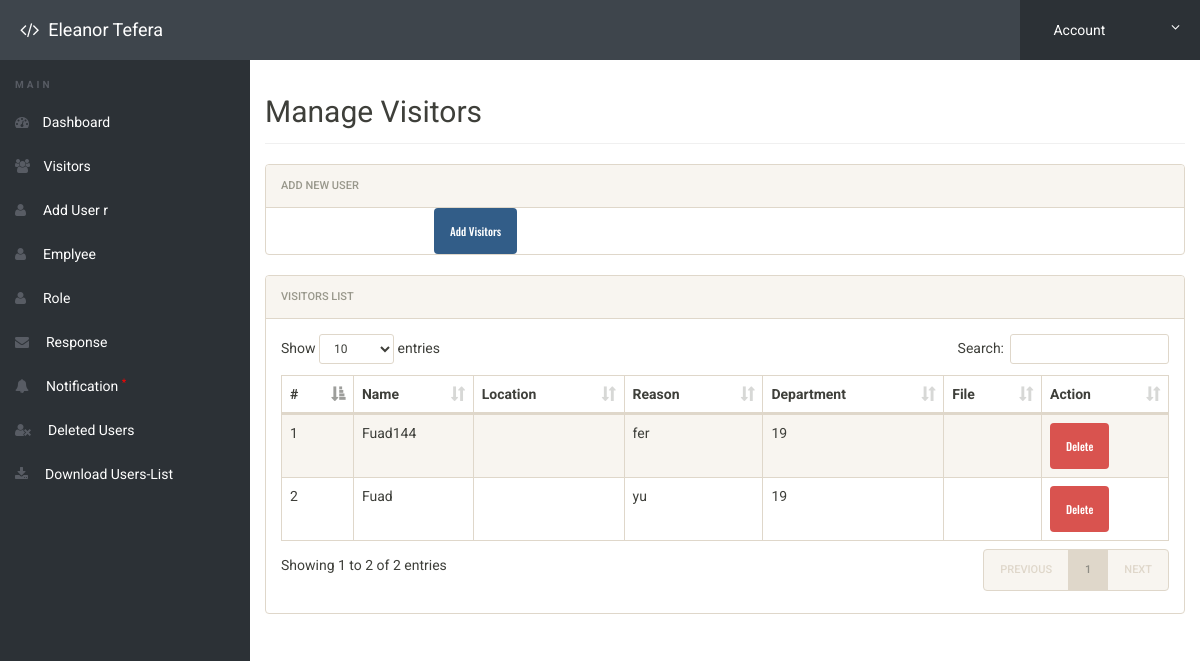
Screenshot of /admin/userlist.php (signed in) with the database file from the repository.
### tables this page shows
CREATE TABLE `visitors` (
  `id` int(11) NOT NULL,
  `visitor_name` varchar(255) NOT NULL,
  `gender` enum('Male','Female','Other') NOT NULL,
  `phone_no` varchar(15) NOT NULL,
  `address` text NOT NULL,
  `department` int(11) NOT NULL,
  `reason` text NOT NULL,
  `file` varchar(255) DEFAULT NULL,
  `created_at` timestamp NOT NULL DEFAULT current_timestamp(),
  `status` enum('Pending','Done','Make Appointment') NOT NULL DEFAULT 'Pending'
);

### admin/userlist.php (the view, shortened to what this page needs)
<?php
include('includes/config.php');
if(strlen($_SESSION['alogin']) == 0) {
    header('location:index.php');
} else {
?>
<!doctype html>
<html lang="en" class="no-js">
<head>
    <link rel="stylesheet" href="css/font-awesome.min.css">
    <link rel="stylesheet" href="css/bootstrap.min.css">
    <link rel="stylesheet" href="css/style.css">
    <link rel="stylesheet" href="css/font-awesome.min.css">
    <link rel="stylesheet" href="css/bootstrap.min.css">
    <link rel="stylesheet" href="css/dataTables.bootstrap.min.css">
    <link rel="stylesheet" href="css/style.css">
</head>
<body>
    <?php include('includes/header.php'); ?>
    <div class="ts-main-content">
        <?php include('includes/leftbar.php'); ?>
        <div class="content-wrapper">
            <div class="container-fluid">
                <div class="row">
                    <div class="col-md-12">
                        <h2 class="page-title">Manage Visitors</h2>
                        <div class="panel panel-default">
                            <div class="panel-heading">Add New User</div>
                                <div class="form-group">
                                        <div class="col-sm-8 col-sm-offset-2">
                                            <a href="add-visitors.php"><button class="btn btn-primary" name="add" type="submit">Add Visitors</button></a>
                                        </div>
                                    </div>
                        </div>
                        <div class="panel panel-default">
                            <div class="panel-heading">Visitors List</div>
                            <div class="panel-body">
                            <table id="zctb" class="display table table-striped table-bordered table-hover" cellspacing="0" width="100%">
                                    <thead>
                                        <tr>
                                            <th>#</th>
                                            <th>Name</th>
                                            <th>Location</th>
                                            <th>Reason</th>
                                            <th>Department</th>
                                            <th>File</th>
                                            <th>Action</th>
                                        </tr>
                                    </thead>
                                    <tbody>
                                        <?php
                                        $sql = "SELECT * FROM visitors";
                                        $query = $dbh->prepare($sql);
                                        $query->execute();
                                        $results = $query->fetchAll(PDO::FETCH_OBJ);
                                        $cnt = 1;
                                        if($query->rowCount() > 0) {
                                            foreach($results as $result) { ?>
                                                <tr>
                                                    <td><?php echo htmlentities($cnt); ?></td>
                                                    <td><?php echo htmlentities($result->visitor_name); ?></td>
                                                    <td><?php echo htmlentities($result->location); ?></td>
                                                    <td><?php echo htmlentities($result->reason); ?></td>
                                                    <td><?php echo htmlentities($result->department); ?></td>
                                                    <td><?php echo htmlentities($result->file); ?></td>
                                                    <td>
                                                        <a href="delete_visitor.php?del=<?php echo $result->id;?>" class="btn btn-danger" onclick="return confirm('Are you sure?');">Delete</a>
                                                    </td>
                                                </tr>
                                        <?php $cnt++; } } ?>
                                    </tbody>
                                </table>
                            </div>
                        </div>
                    </div>
                </div>
            </div>
        </div>
    </div>
</body>
</html>
<?php } ?>

### admin/css/style.css (style rules this page uses)
html { font-size: 14px; }
@media only screen and (min-width: 480px) { html { font-size: 17px; } }
@media only screen and (min-width: 768px) { html { font-size: 14px; } }
body { font-size: 1em; }
a { color: #37a6c4; }
.btn { font-family: 'Oswald', sans-serif; }
.panel { overflow: hidden; }
.btn { text-transform: none; }
.page-title { padding-bottom: 15px; margin-bottom: 20px; border-bottom: 1px solid #f0f0f0; }
.ts-main-content .content-wrapper { padding-top: 15px; margin-top: 60px; }
@media only screen and (min-width: 992px) { .ts-main-content .content-wrapper { margin-left: 250px; } }

### rows the page displays
visitors: visitor_name "Fuad144", reason "fer", department "19"
visitors: visitor_name "Fuad", reason "yu", department "19"
